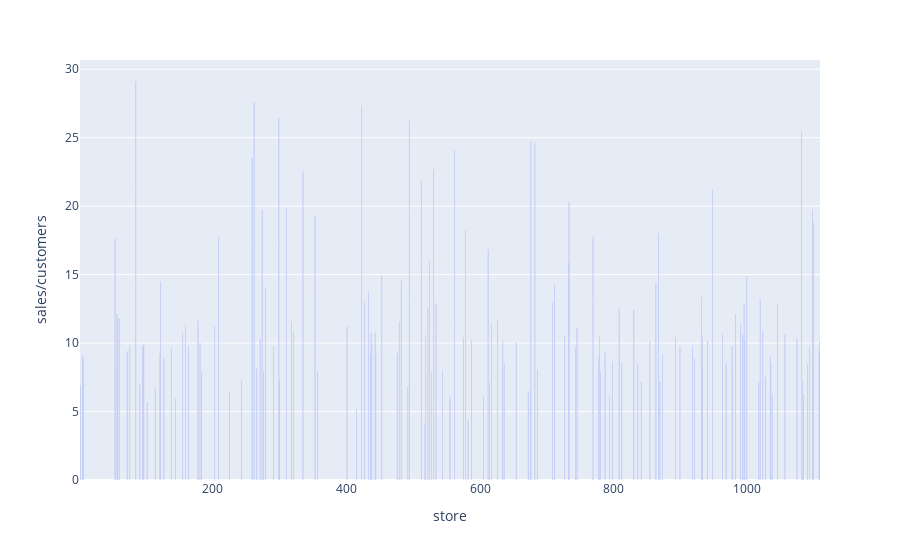

Notebook source saved alongside this figure:
### Code cell
import plotly.express as px
fig = px.bar(nonstop_stores, x='store', y='sales/customers')
fig.show()

### Figure 1 — Plotly figure (JSON) as saved in the notebook; plotly's stock layout.template omitted (floating-point values rounded to 4 significant figures; data arrays with more than 128 entries replaced by an {"elided": "..."} marker saying what was removed)
{"data": [{"alignmentgroup": "True", "hovertemplate": "store=%{x}<br>sales/customers=%{y}<extra></extra>", "legendgroup": "", "marker": {"color": "#636efa"}, "name": "", "offsetgroup": "", "orientation": "v", "showlegend": false, "textposition": "auto", "type": "bar", "x": {"elided": "230 int values"}, "xaxis": "x", "y": {"elided": "230 float values"}, "yaxis": "y"}], "layout": {"barmode": "relative", "legend": {"tracegroupgap": 0}, "margin": {"t": 60}, "xaxis": {"anchor": "y", "domain": [0, 1], "title": {"text": "store"}}, "yaxis": {"anchor": "x", "domain": [0, 1], "title": {"text": "sales/customers"}}}}
